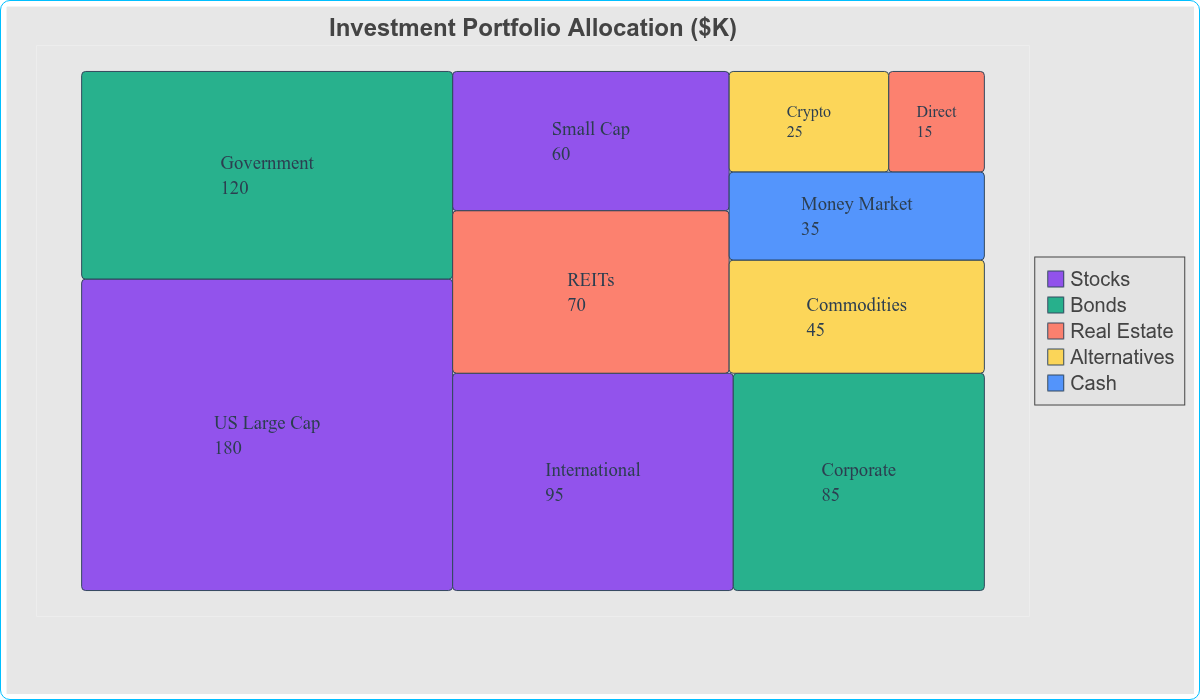

Write the Python code that produced this figure.
from bokeh_rocks import create_treemap, save_plot
from bokeh.io import show
print("Generating Example 4: Investment Portfolio...")
portfolio_data = [
    {"category": "Stocks", "subcategory": "US Large Cap", "value": 180},
    {"category": "Stocks", "subcategory": "International", "value": 95},
    {"category": "Bonds", "subcategory": "Government", "value": 120},
    {"category": "Bonds", "subcategory": "Corporate", "value": 85},
    {"category": "Real Estate", "subcategory": "REITs", "value": 70},
    {"category": "Stocks", "subcategory": "Small Cap", "value": 60},
    {"category": "Alternatives", "subcategory": "Commodities", "value": 45},
    {"category": "Cash", "subcategory": "Money Market", "value": 35},
    {"category": "Alternatives", "subcategory": "Crypto", "value": 25},
    {"category": "Real Estate", "subcategory": "Direct", "value": 15},
]

portfolio_colors = {
    "Stocks": "#8338EC",
    "Bonds": "#06A77D",
    "Real Estate": "#FF6F59",
    "Alternatives": "#FFD23F",
    "Cash": "#3A86FF"
}

p4 = create_treemap(
    portfolio_data,
    title="Investment Portfolio Allocation ($K)",
    width=1200,
    height=700,
    palette=portfolio_colors,
    border_color="#34495E",
    border_width=1,
    border_radius=4
)
p4.background_fill_color = "#e7e7e7"
p4.border_fill_color = "#e7e7e7"
p4.outline_line_color = None
show(p4)
save_plot(p4, "output/treemap_04")
